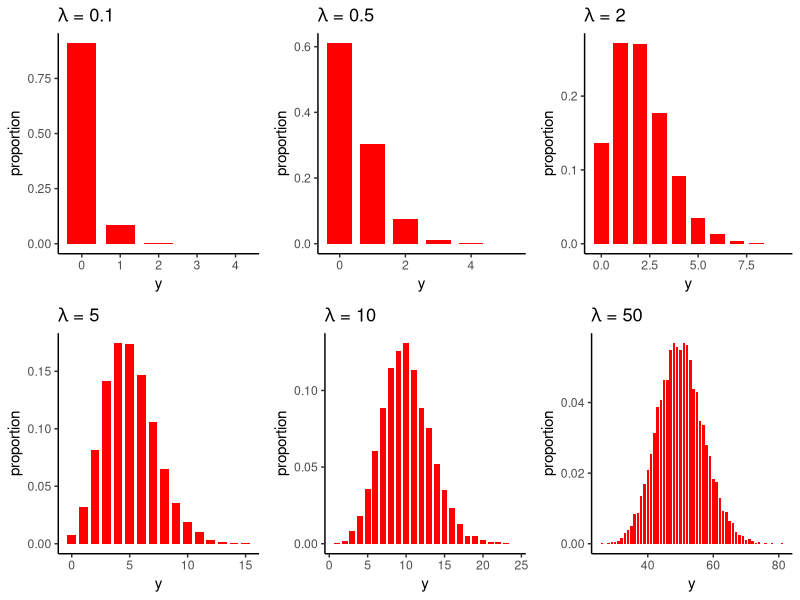
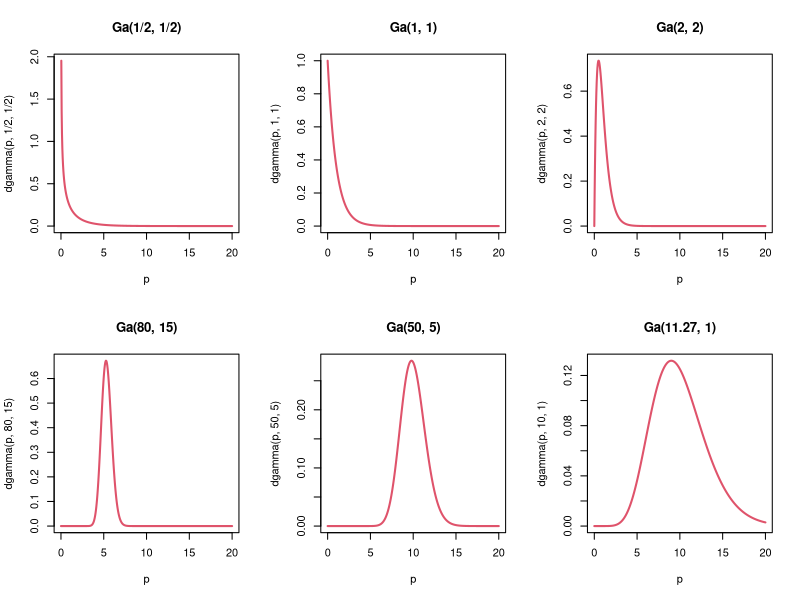

The R script that drew these images, in order: (Note: this script raises an error after producing the figures.)
#--------------------------------------------
# Poisson (likelihood) - Gamma (prior) models 
# in R
#--------------------------------------------

# 1. Histogram of Poisson distributed observations

library(tidyverse)
set.seed(2023)
s1 <- data.frame('data' = rpois(n = 10000, lambda = 1/10))
s2 <- data.frame('data' = rpois(n = 10000, lambda = 1/2))
s3 <- data.frame('data' = rpois(n = 10000, lambda = 2))
s4 <- data.frame('data' = rpois(n = 10000, lambda = 5))
s5 <- data.frame('data' = rpois(n = 10000, lambda = 10))
s6 <- data.frame('data' = rpois(n = 10000, lambda = 50))

p1 <- s1 %>% ggplot() +
  geom_bar(aes(x = data, y = stat(count / sum(count))), width = 0.75,
           fill = 'red') +
  labs(x = 'y', y = 'proportion', title = lambda~ '= 0.1') + theme_classic()
scale_color_gradient(low="firebrick1", high="firebrick4")
p2 <- s2 %>% ggplot() +
  geom_bar(aes(x = data, y = stat(count / sum(count))), width = 0.75,
           fill = 'red') +
  labs(x = 'y', y = 'proportion', title = lambda~ '= 0.5')  + theme_classic()
p3 <- s3 %>% ggplot() +
  geom_bar(aes(x = data, y = stat(count / sum(count))), width = 0.75,
           fill = 'red') +
  labs(x = 'y', y = 'proportion', title = lambda~ '= 2') + theme_classic()
p4 <- s4 %>% ggplot() +
  geom_bar(aes(x = data, y = stat(count / sum(count))), width = 0.75,
           fill = 'red') +
  labs(x = 'y', y = 'proportion', title = lambda~ '= 5') + theme_classic()
scale_color_gradient(low="firebrick1", high="firebrick4")
p5 <- s5 %>% ggplot() +
  geom_bar(aes(x = data, y = stat(count / sum(count))), width = 0.75,
           fill = 'red') +
  labs(x = 'y', y = 'proportion', title = lambda~ '= 10')  + theme_classic()
p6 <- s6 %>% ggplot() +
  geom_bar(aes(x = data, y = stat(count / sum(count))), width = 0.75,
           fill = 'red') +
  labs(x = 'y', y = 'proportion', title = lambda~ '= 50') + theme_classic()

library(gridExtra)

grid.arrange(p1, p2, p3, p4, p5, p6, nrow = 2)


# 2. Density plots of examples of Gamma family

par(mfrow = c(2,3))
p = seq(0, 20, length = 500)
plot(p, dgamma(p, 1/2, 1/2), col = 2, lwd = 2, main = 'Ga(1/2, 1/2)', type = 'l')
plot(p, dgamma(p, 1, 1), col = 2, lwd = 2, main = 'Ga(1, 1)', type = 'l')
plot(p, dgamma(p, 2, 2), col = 2, lwd = 2, main = 'Ga(2, 2)', type = 'l')
plot(p, dgamma(p, 80, 15), col = 2, lwd = 2, main = 'Ga(80, 15)', type = 'l')
plot(p, dgamma(p, 50, 5), col = 2, lwd = 2, main = 'Ga(50, 5)', type = 'l')
plot(p, dgamma(p, 10, 1), col = 2, lwd = 2, main = 'Ga(11.27, 1)', type = 'l')

# 3. Density plots of posteriors

# priors
alpha1 = 2; beta1 = 2
prior1 = lambda^(alpha1 - 1) * exp(- lambda * beta1) ; prior1 = prior1 / sum(prior1)

# data
n = 20; lambda1 = 1 # Poisson likelihood parameters

# likelihood
likelihood1 = dpois(lambda1, lambda)

# posterior
lp1 = likelihood1 * prior1 ; posterior1 = lp1 / sum(lp1)
set.seed(2023)
data1 = rpois(n = n, lambda = lambda1)
meandata1 = mean(data1) # [1] 0.85
alpha_posterior = round(alpha1 + n*mean(data1), 2) # 19
beta_posterior = n + beta1 # 22

# plots
ylim = c(0, max(c(prior1, posterior1, likelihood1 / sum(likelihood1))))
xlim = range(lambda)
plot(lambda, prior1, type='l', xlim=xlim, ylim=ylim, col="red", xlab='lambda', ylab='', yaxt='n',
     main = 'Posterior distribution in blue - Ga(19, 22)')
par(new=T) 
plot(lambda, likelihood1/sum(likelihood1), type='l', xlim=xlim, ylim=ylim, col="black", xlab='', ylab='', yaxt='n')
par(new=T)
plot(lambda, posterior1, type='l', xlim=xlim, ylim=ylim, col="blue", xlab='', ylab='', yaxt='n')
legend("topright", c("Ga(2,2) prior", "Example of a scaled likelihood P(1)", "Ga(19,22) posterior"), lty=1, col=c("red", "black", "blue"))

# Posterior mean, posterior variance and 95% Credible Interval including the sample median
set.seed(2023)
data1 = rpois(n = n, lambda = lambda1)
alpha_posterior = round(alpha1 + n*mean(data1), 2) # 19
beta_posterior = n + beta1 # 22

pmean = alpha_posterior / beta_posterior
pmean
# [1] 0.8636364

pvariance = alpha_posterior / beta_posterior^2
pvariance
# [1] 0.0392562

# 95% Credible Interval obtained by direct sampling (simulation)
set.seed(2023)
round(quantile(rgamma(n = 10^8, alpha_posterior, beta_posterior), probs = c(0.025, 0.5, 0.975)),4)
#   2.5%    50%  97.5% 
# 0.5200 0.8486 1.2931 

# Posterior mean obtained from direct sampling
set.seed(2023)
mean(rgamma(n = 10^8, alpha_posterior, beta_posterior))
# [1] 0.8928863

#----
# end
#----
